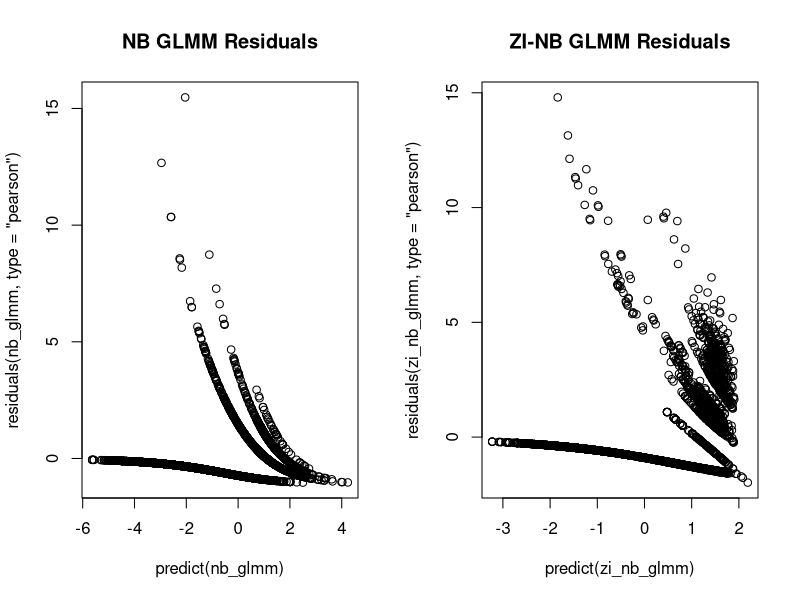
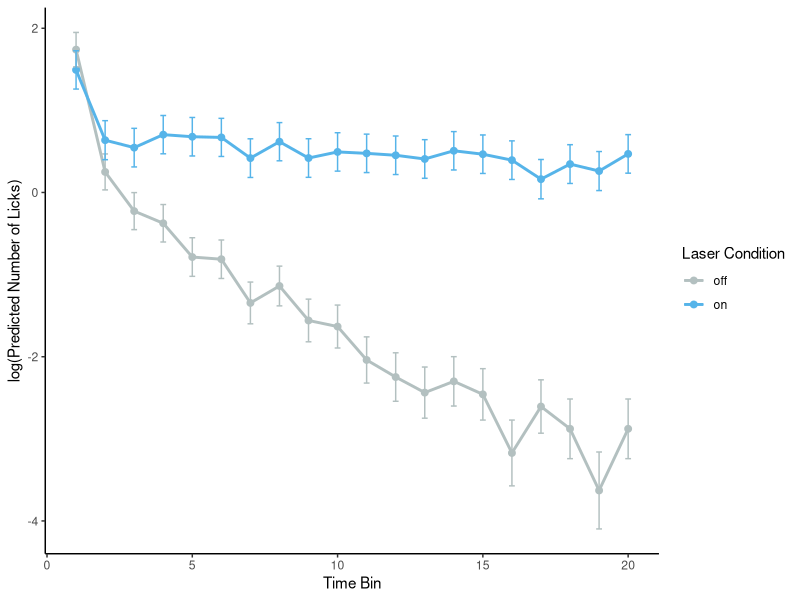
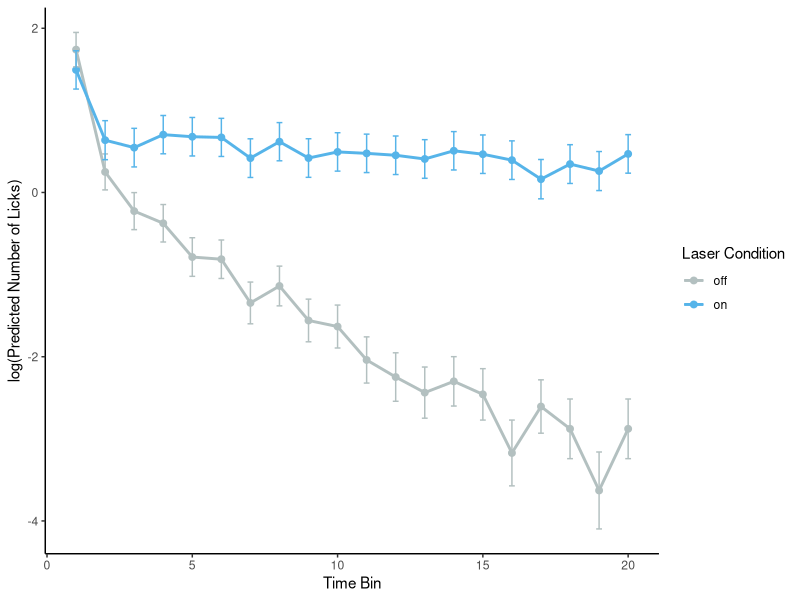
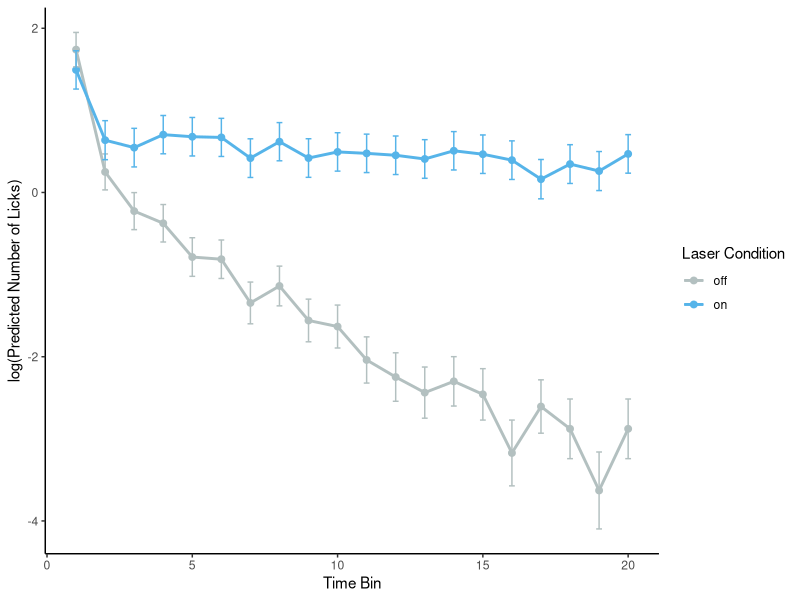

Generate these figures, in order, with R:
## ---- chunk 1
# -------
# Purpose
# -------
# Fit a negative binomial generalized linear mixed model (GLMM) to 
# count data (licks) that has interacting fixed effects (laser, time bins) and random 
# effects (animal id, bout number nested in animal id). Assess the effect of model
# modifications on goodness of fit. Use the final model for pairwise comparisons 
# between laser-ON and laser-OFF conditions within each time bin. 

# --------------
# Load libraries 
# --------------
library(dplyr) 
library(rstudioapi) 
library(emmeans)
library(ggplot2)
library(glmmTMB) # For negative binomial GLMM
library(svglite)

# ---------
# R version
# ---------
# 4.4.2

# ---------------------
# Set working directory
# ---------------------
# Dynamically set working directory to source of script
original_wd = setwd(dirname(rstudioapi::getSourceEditorContext()$path))

# ---------
# Read data
# ---------
# Rows : Each row is an individual observation of lick count
# Columns : animal_id, bout_num, time_bin, laser 

dat = data.table::fread("reshaped_data.txt", header=TRUE)

# -------------------
# Factorize variables
# -------------------
dat$animal_id = as.factor(dat$animal_id)
dat$bout_num = as.factor(dat$bout_num)
dat$time_bin = as.factor(dat$time_bin)
dat$laser = as.factor(dat$laser)
## ---- chunk 2
# -------------------------------------
# Fit a standard negative binomial GLMM
# -------------------------------------
# Negative binomial models are often appropriate for modeling biological count data

nb_glmm = glmmTMB(
  licks ~ laser * time_bin + (1 | animal_id / bout_num), 
  family=nbinom2, # quadratically increasing variance, most common for biological data
  data=dat
)
summary(nb_glmm)
## ---- chunk 3
# ---------------------------
# Fit a standard poisson GLMM
# ---------------------------
# Poisson models are simpler models of count data. To justify using a negative binomial 
# model, show that it is has better goodness of fit than the poisson model. 

poisson_glmm = glmmTMB(
  licks ~ laser * time_bin + (1 | animal_id / bout_num), 
  family=poisson, 
  data=dat
)
summary(poisson_glmm)
## ---- chunk 4
# -----------------------------
# Compare poisson and NB models
# -----------------------------
# Compare models using likelihood ratio test
nb_signif = anova(poisson_glmm, nb_glmm)

# Save and display results
sink("nb_significance.txt", split = TRUE)
print(nb_signif)
sink()
## ---- chunk 5
# ---------------------------
# Fit a zero-inflated NB GLMM
# ---------------------------
# Variance may be better captured by including zero-inflation in cases where count
# data include lots of zeros. Observed zeros generally increase over time, so 
# use temporal predictor for the zero inflation formula. If this model does not
# converge, use a simpler model.

# Update model by adding a zero-inflation parameter
zi_nb_glmm = update(
  nb_glmm, 
  ziformula=~time_bin,
  # In case of model convergence problems, use a more robust optimizer and increase iterations
  control = glmmTMBControl(
  optimizer = optim,
  optArgs = list(method = "BFGS"), # "BFGS" and "Nelder-Mead"
  optCtrl = list(maxit = 10000) # Increase the number of iterations
  )
)
summary(zi_nb_glmm)
## ---- chunk 6
# -----------------------------------
# Test for significant zero-inflation
# -----------------------------------
# Check if zero-inflation is significant by comparing models with and without 
# zero-inflation. Proceed with the zero-inflated negative binomial GLMM only if 
# if it has a lower AIC and if likelihood ratio test has a significant p-value. 
# Otherwise, proceed with the standard negative binomial GLMM.

# Compare models using likelihood ratio test
zi_signif = anova(nb_glmm, zi_nb_glmm)

# Save and display results
sink("zero_inflation_significance.txt", split = TRUE)
print(zi_signif)
sink()

## ---- chunk 7
# -------------------------------------------
# Compare predicted zeros with observed zeros
# -------------------------------------------
# A ZI-NB GLMM is justified only it does a better job of predicting 
# zeros compared to the standard model.

# Calculate observed proportion of zeros
observed_zeros <- dat %>%
  group_by(time_bin) %>%
  summarise(observed_zeros = mean(licks == 0))

# NB GLMM: Predicted probabilities for zero counts
predicted_probs_nb <- predict(nb_glmm, type = "response") # Predicted mean for NB GLMM

# Add predictions back to the dataset
dat <- dat %>%
  mutate(predicted_zeros_nb = exp(-predicted_probs_nb))

# Calculate predicted proportion of zeros for each time bin for NB GLMM
predicted_zeros_nb <- dat %>%
  group_by(time_bin) %>%
  summarise(predicted_zeros_nb = mean(predicted_zeros_nb))

# ZI-NB GLMM: Predicted zero-inflation probabilities
zi_probs <- predict(zi_nb_glmm, type = "zprob") # Zero-inflation probability
count_probs_zi <- predict(zi_nb_glmm, type = "response") # Predicted mean for ZI-NB GLMM

# Add predictions back to the dataset
dat <- dat %>%
  mutate(predicted_zeros_zi_nb = zi_probs + (1 - zi_probs) * exp(-count_probs_zi))

# Calculate predicted proportion of zeros for each time bin for ZI-NB GLMM
predicted_zeros_zi_nb <- dat %>%
  group_by(time_bin) %>%
  summarise(predicted_zeros_zi_nb = mean(predicted_zeros_zi_nb))

# Combine all data into a single data frame
zeros_comparison <- observed_zeros %>%
  left_join(predicted_zeros_nb, by = "time_bin") %>%
  left_join(predicted_zeros_zi_nb, by = "time_bin")

# Print the combined data frame
print("Comparison of zeros:")
print(zeros_comparison)
write.table(zeros_comparison, "observed_predicted_zeros.txt", row.names=FALSE, sep="\t")

## ---- chunk 8
# --------------
# Plot residuals
# --------------
# Use the ZI-NB GLMM only if it shows signs of a better fit: 
# - reduces the fan-shaped pattern present in the NB GLMM (sign of improved fit for overdispersion)
# - spread of residuals is more homogeneous for the ZI-NB GLMM.

par(mfrow = c(1, 2))
plot(predict(nb_glmm), residuals(nb_glmm, type="pearson"), main="NB GLMM Residuals")
plot(predict(zi_nb_glmm), residuals(zi_nb_glmm, type="pearson"), main="ZI-NB GLMM Residuals")
## ---- chunk 9
# --------------------
# Check overdispersion
# --------------------
# Overdispersion is a key assumption of a negative binomial model. NB models are
# better than Poisson models at modeling overdispersed count data.

# An overdispersion ratio of ~1 indicates that variance in the data aligns well 
# with the variance assumed by the model. 

# Exclude models if the overdispersion ratio is much lower or higher than 1 (<0.5, >1.5), 
# even if they have better goodness-of-fit as indicated by the LRT and residuals plots. 

poisson_overdispersion <- sum(residuals(poisson_glmm, type = "pearson")^2) / df.residual(poisson_glmm)

nb_overdispersion <- sum(residuals(nb_glmm, type = "pearson")^2) / df.residual(nb_glmm)

zi_overdispersion <- sum(residuals(zi_nb_glmm, type = "pearson")^2) / df.residual(zi_nb_glmm)

# Gather results into a data frame
overdispersion_ratio = data.frame(model = c("poisson",
                                            "nb_glmm",
                                            "zi_nb_glmm"),
                                  overdispersion_ratio = c(poisson_overdispersion,
                                                           nb_overdispersion, 
                                                           zi_overdispersion))

print(overdispersion_ratio)
write.table(overdispersion_ratio, "overdispersion_ratio.txt", row.names=FALSE, sep="\t")
## ---- chunk 10
# ------------------------------
# Manually determine final model
# ------------------------------

# DATASET-SPECIFIC ASSESSMENT of ZI-NB GLMM: 
# - high overdispersion ratio
# - does not predict zeros better than standard model
# - use standard NB GLMM


# Manually enter the final model you want to use for statistical analysis. 
final_model = nb_glmm # <---------- ENTER FINAL MODEL HERE

# Save final model

sink("final_model.txt")
print(summary(final_model))
sink()
## ---- chunk 11
# --------------------------------
# Test for significant interaction
# --------------------------------
# To test for significant interaction between laser condition and time bins, 
# compare the current best model with a reduced model without interaction. 

# Update model by removing interaction
no_interaction_model = update(
  final_model, 
  formula = licks ~ laser + time_bin + (1 | animal_id/bout_num)
)

# Compare models using likelihood ratio test
interaction_signif = anova(no_interaction_model, final_model)

# Save and display results
sink("interaction_significance.txt", split = TRUE)
print(interaction_signif)
sink()
## ---- chunk 12
# ------------------------------------------
# Test for significance of laser main effect
# ------------------------------------------

# Update model by removing laser
no_laser_model = update(
  final_model, 
  formula = licks ~ time_bin + (1 | animal_id/bout_num)
)

# Compare models using likelihood ratio test
laser_signif = anova(no_laser_model, final_model)

# Save and display results
sink("laser_significance.txt", split = TRUE)
print(laser_signif)
sink()
## ---- chunk 13
# ---------------------------------------------
# Test for significance of time bin main effect
# ---------------------------------------------

# Update model by removing laser
no_time_model = update(
  final_model, 
  formula = licks ~ laser + (1 | animal_id/bout_num)
)

# Compare models using likelihood ratio test
time_signif = anova(no_time_model, final_model)

# Save and display results
sink("time_bin_significance.txt", split = TRUE)
print(time_signif)
sink()
## ---- chunk 14
# ---------------------------------------
# Calculate p-values and predicted values
# ---------------------------------------
# The emmeans package automatically accounts for the dependency structure encoded 
# in the model’s covariance matrix when performing pairwise comparisons.

# Compute estimated marginal means for the interaction
emm <- emmeans(final_model, ~ laser | time_bin)

# Pairwise comparisons for laser_condition within each time_bin
pairwise_comparisons = contrast(emm, method = "pairwise") 

# Extract raw p-values
raw_p_values <- summary(pairwise_comparisons)$p.value

# Adjust p-values using BH method
adjusted_p_values <- p.adjust(raw_p_values, method = "BH")

# Add to pairwise comparisons output
pairwise_results <- as.data.frame(summary(pairwise_comparisons))
pairwise_results$adjusted_p_value <- adjusted_p_values

# Calculate predicted licks and confidence intervals
predicted_values = as.data.frame(emm)

# ------------
# Save results 
# ------------
print("Pairwise Comparisons Between On and Off:")
print(pairwise_results)
write.table(pairwise_results, "pairwise_comparisons.txt", row.names=FALSE, sep="\t")
## ---- chunk 15
print("Predicted Licks and Confidence Intervals:")
print(predicted_values)
write.table(predicted_values, "predicted_values.txt", row.names=FALSE, sep="\t")
## ---- chunk 16
# ---------------------
# Plot predicted values
# ---------------------
palette = c("#b3c0c0","#56b4e9")

plot = 
  ggplot(predicted_values, 
         aes(x=as.numeric(time_bin), y=emmean, color=laser, group=laser)) +
  geom_line(linewidth=1) +
  geom_point(size=2) +
  # Plot SE
  geom_errorbar(aes(ymin=emmean-SE, ymax=emmean+SE), width=0.2) +
  # Plot CI
  # geom_errorbar(aes(ymin=lower.CL, ymax=upper.CL), width=0.2) +
  labs(
    x="Time Bin",
    y="log(Predicted Number of Licks)",
    color="Laser Condition"
  ) +
  theme_minimal() +
  # Color palette
  scale_fill_manual(values=palette) +
  scale_colour_manual(values=palette) +
  # Remove background and gridlines
  theme_bw() + 
  theme(panel.border=element_blank(), 
        panel.grid.major=element_blank(),
        panel.grid.minor=element_blank(), 
        axis.line=element_line(colour="black"))

print(plot)

# Save plot
jpg_name = "predicted_plot.jpg"
ggsave(file=jpg_name, 
       plot=plot,
       width=6, 
       height=3)

svg_name = "predicted_plot.svg"
ggsave(file=svg_name, 
       plot=plot,
       width=6, 
       height=3)
## ---- chunk 17
# --------------
# Save workspace
# --------------
save.image(file="workspace.RData")
## ---- chunk 18
